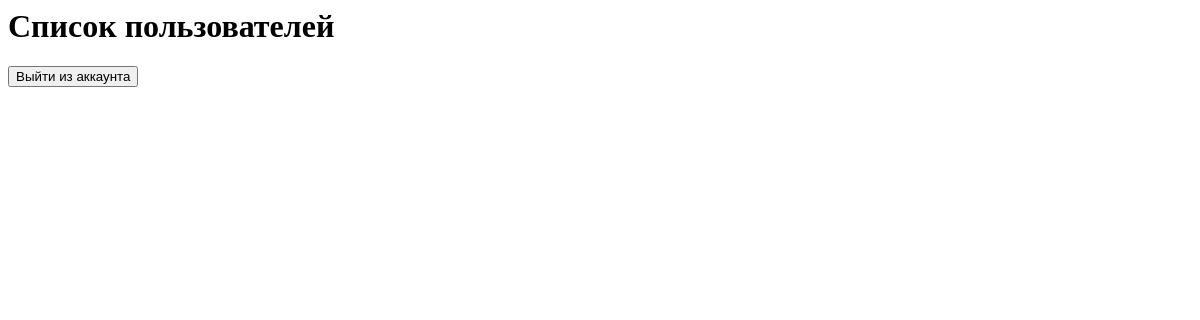
Before: /users/user_list/ with the older database file.
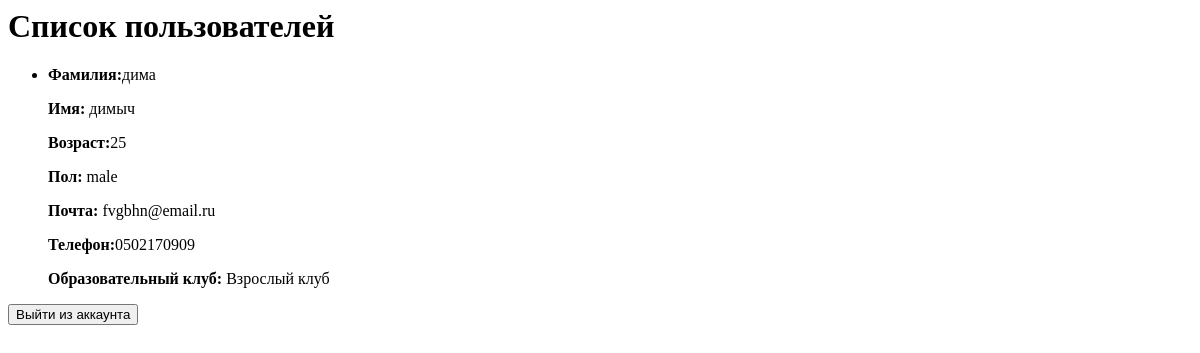
After: the same page with the newer database file.
### users/models.py (models this page shows, shortened)
class CustomUser(User):
    GENDER = (
        ('male', 'male'),
        ('female', 'female'),
    )
    phone_number = models.CharField(max_length=18)
    age = models.PositiveBigIntegerField(default=7)
    gender = models.CharField(max_length=100, choices=GENDER)
    club = models.CharField(max_length=100)

### users/views.py (the view)
# urls.py: path('user_list/',views.UserListView.as_view(), name='user_list')
class UserListView(ListView):
    model = models.CustomUser
    template_name = 'users/user_list.html'
    context_object_name = 'user'
    def get_queryset(self):
        return self.model.objects.all()

### templates/users/user_list.html
<div class="w-full max-w-2xl bg-gray-800 p-6 rounded-2xl shadow-xl text-white mx-auto mt-10">
    <h1 class="text-2xl font-bold text-center mb-4">Список пользователей</h1>
    <ul class="space-y-4">
         {% for i in user%}
        <li class="p-4 bg-gray-700 rounded-lg shadow">
            <p><strong>Фамилия:</strong>{{i.first_name}}</p>
            <p><strong>Имя:</strong> {{i.last_name}}</p>
            <p><strong>Возраст:</strong>{{i.age}}</p>
            <p><strong>Пол:</strong> {{i.gender}}</p>
            <p><strong>Почта:</strong> {{ i.email }}</p>
            <p><strong>Телефон:</strong>{{ i.phone_number }}</p>
            {% if i.club %}
            <p><strong>Образовательный клуб:</strong> {{ i.club }}</p>
            {% endif %}
        </li>
        {% endfor %}
    </ul>
</div>
<form action="{% url 'users:login' %}" method="POST"
    {% csrf_token %}
    <button type='submit'>Выйти из аккаунта</button>
</form>

Changed rows visible on the page:
added CustomUser: first_name "дима", last_name "димыч", age "25", gender "male", email "fvgbhn@email.ru", phone_number "0502170909", club "Взрослый клуб"
